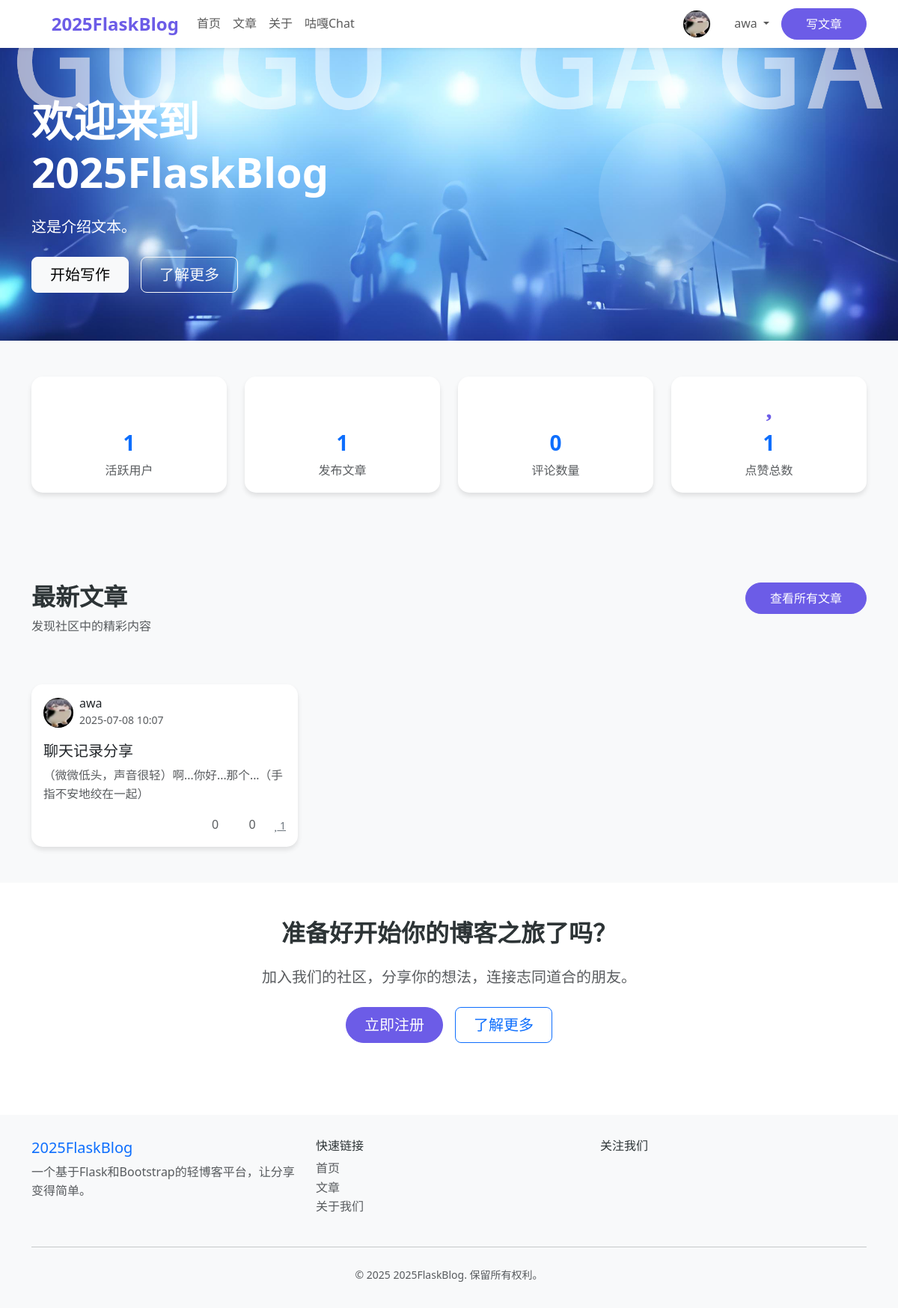
Page /index (signed in) on the committed database.
### app/models.py (models this page shows, shortened)
class User(UserMixin, db.Model):
    __tablename__ = 'users'
    id = db.Column(db.Integer, primary_key=True)
    username = db.Column(db.String(80), unique=True, nullable=False, index=True)
    email = db.Column(db.String(120), unique=True, nullable=False, index=True)
    password_hash = db.Column(db.String(255), nullable=False)
    first_name = db.Column(db.String(50), nullable=True)
    last_name = db.Column(db.String(50), nullable=True)
    bio = db.Column(db.Text, nullable=True)
    avatar_url = db.Column(db.String(255), nullable=True)
    is_active = db.Column(db.Boolean, default=True)
    is_admin = db.Column(db.Boolean, default=False)
    created_at = db.Column(db.DateTime, default=lambda: datetime.now(timezone.utc))
    updated_at = db.Column(db.DateTime, default=lambda: datetime.now(timezone.utc), onupdate=lambda: datetime.now(timezone.utc))
    last_login = db.Column(db.DateTime, nullable=True)
    posts = db.relationship('Post', backref='author', lazy='dynamic', cascade='all, delete-orphan')
    comments = db.relationship('Comment', backref='author', lazy='dynamic', cascade='all, delete-orphan')
    likes = db.relationship('Like', backref='author', lazy='dynamic', cascade='all, delete-orphan')

class Post(db.Model):
    __tablename__ = 'posts'
    id = db.Column(db.Integer, primary_key=True)
    title = db.Column(db.String(120), nullable=False)
    content = db.Column(db.Text, nullable=False)
    summary = db.Column(db.String(255))
    created_at = db.Column(db.DateTime, default=lambda: datetime.now(timezone.utc))
    updated_at = db.Column(db.DateTime, default=lambda: datetime.now(timezone.utc), onupdate=lambda: datetime.now(timezone.utc))
    views = db.Column(db.Integer, default=0)
    author_id = db.Column(db.Integer, db.ForeignKey('users.id'), nullable=False)
    is_published = db.Column(db.Boolean, default=True)
    is_featured = db.Column(db.Boolean, default=False)
    is_deleted = db.Column(db.Boolean, default=False)
    is_chat_share = db.Column(db.Boolean, default=False)  # 是否为聊天记录分享
    conversation_id = db.Column(db.Integer, db.ForeignKey('conversations.id'), nullable=True)  # 关联的聊天会话
    comments = db.relationship('Comment', backref='post', lazy='dynamic', cascade='all, delete-orphan')
    likes = db.relationship('Like', backref='post', lazy='dynamic', cascade='all, delete-orphan')
    conversation = db.relationship('Conversation', backref='shared_posts')  # 关联的聊天会话
    def get_comments_count(self):
        return self.comments.filter_by(is_approved=True, is_deleted=False).count()
    def get_likes_count(self):
        return self.likes.count()

### app/routes.py (the view)
@main_bp.route('/')
@main_bp.route('/index')
def index():
    posts = Post.query.filter_by(is_published=True, is_deleted=False).order_by(Post.created_at.desc()).limit(6).all()
    user_count = User.query.count()
    post_count = Post.query.filter_by(is_published=True, is_deleted=False).count()
    comment_count = Comment.query.count()
    like_count = Like.query.count()
    return render_template('index.html', posts=posts, user_count=user_count, post_count=post_count, comment_count=comment_count, like_count=like_count)

### app.py (called while the page is built)
@app.context_processor
def inject_user():
    return dict(current_user=current_user)

### app/__init__.py (called while the page is built)
def create_app(config_class=Config):
    app = Flask(__name__)
    app.config.from_object(config_class)
    db.init_app(app)
    login_manager.init_app(app)
    migrate.init_app(app, db)
    bcrypt.init_app(app)
    login_manager.login_view = 'main.login'
    login_manager.login_message = '请先登录才能访问此页面。'
    login_manager.login_message_category = 'info'
    @login_manager.user_loader
    def load_user(user_id):
        from app.models import User
        return User.query.get(int(user_id))
    from app.routes import main_bp
    from app.guga_chat import guga_chat_bp
    app.register_blueprint(main_bp)
    app.register_blueprint(guga_chat_bp)
    @app.template_filter('nl2br')
    def nl2br_filter(text):
        """将换行符转换为HTML的<br>标签"""
        if text is None:
            return ''
        return text.replace('\n', '<br>')
    return app

### app/templates/index.html (shortened to what this page needs)
{% extends "base.html" %}
{% block content %}
<section class="hero-section">
    <div class="container">
        <div class="row align-items-center">
            <div class="col-lg-6">
                <h1 class="display-4 fw-bold mb-4">欢迎来到2025FlaskBlog</h1>
                <p class="lead mb-4">这是介绍文本。</p>
                <div class="d-flex gap-3">
                    <a href="{{ url_for('main.create_post') }}" class="btn btn-light btn-lg px-4">开始写作</a>
                    <a href="{{ url_for('main.about') }}" class="btn btn-outline-light btn-lg px-4">了解更多</a>
                </div>
            </div>
            <div class="col-lg-6 text-center">
                <div class="position-relative">
                    <div class="bg-white bg-opacity-10 rounded-circle d-inline-block p-5">
                        <i class="fas fa-pen-fancy fa-6x text-white"></i>
                    </div>
                </div>
            </div>
        </div>
    </div>
</section>
<section class="py-5 bg-light">
    <div class="container">
        <div class="row text-center">
            <div class="col-md-3 mb-4">
                <div class="card border-0 bg-white">
                    <div class="card-body">
                        <i class="fas fa-users feature-icon"></i>
                        <h3 class="text-primary fw-bold">{{ user_count }}</h3>
                        <p class="text-muted mb-0">活跃用户</p>
                    </div>
                </div>
            </div>
            <div class="col-md-3 mb-4">
                <div class="card border-0 bg-white">
                    <div class="card-body">
                        <i class="fas fa-file-alt feature-icon"></i>
                        <h3 class="text-primary fw-bold">{{ post_count }}</h3>
                        <p class="text-muted mb-0">发布文章</p>
                    </div>
                </div>
            </div>
            <div class="col-md-3 mb-4">
                <div class="card border-0 bg-white">
                    <div class="card-body">
                        <i class="fas fa-comments feature-icon"></i>
                        <h3 class="text-primary fw-bold">{{ comment_count }}</h3>
                        <p class="text-muted mb-0">评论数量</p>
                    </div>
                </div>
            </div>
            <div class="col-md-3 mb-4">
                <div class="card border-0 bg-white">
                    <div class="card-body">
                        <i class="fas fa-heart feature-icon"></i>
                        <h3 class="text-primary fw-bold">{{ like_count }}</h3>
                        <p class="text-muted mb-0">点赞总数</p>
                    </div>
                </div>
            </div>
        </div>
    </div>
</section>
<section class="py-5 bg-light">
    <div class="container">
        <div class="row mb-5">
            <div class="col-lg-8">
                <h2 class="fw-bold">最新文章</h2>
                <p class="text-muted">发现社区中的精彩内容</p>
            </div>
            <div class="col-lg-4 text-lg-end">
                <a href="{{ url_for('main.post_list') }}" class="btn btn-primary">查看所有文章</a>
            </div>
        </div>
        <div class="row g-4">
            {% if posts %}
                {% for post in posts %}
                <div class="col-md-6 col-lg-4">
                    <a href="{{ url_for('main.post_detail', post_id=post.id) }}" class="text-decoration-none text-dark" style="display:block;height:100%">
                    <div class="card h-100 card-hover">
                        <div class="card-body">
                            <div class="d-flex align-items-center mb-3">
                                <img src="{{ post.author.avatar_url or url_for('static', filename='img/default_avatar.png') }}" class="rounded-circle me-2" alt="作者头像" width="40" height="40">
                                <div>
                                    <h6 class="mb-0">{{ post.author.username }}</h6>
                                    <small class="text-muted">{{ post.created_at.strftime('%Y-%m-%d %H:%M') }}</small>
                                </div>
                            </div>
                            <h5 class="card-title">
                                {{ post.title }}
                            </h5>
                            <div class="card-text text-muted flex-grow-1 article-preview" style="font-size: 0.98em; max-height: 4.5em; overflow: hidden; text-overflow: ellipsis; display: -webkit-box; -webkit-line-clamp: 3; -webkit-box-orient: vertical;">
                                {{ post.summary or post.content|striptags|truncate(60, True, '...')|replace('#','')|replace('*','')|replace('_','')|replace('`','')|replace('$','') }}
                            </div>
                            <div class="d-flex justify-content-between align-items-center mt-3">
                                <div class="d-flex gap-4 text-muted align-items-center fs-6">
                                    <span title="阅读数"><i class="fas fa-eye me-1"></i>{{ post.views or 0 }}</span>
                                    <span title="评论数"><i class="fas fa-comment me-1"></i>{{ post.get_comments_count() }}</span>
                                    <span title="点赞数">
                                        {% if current_user.is_authenticated %}
                                            <button class="btn btn-sm btn-link p-0 like-btn" data-post-id="{{ post.id }}" title="点赞" onclick="event.preventDefault(); event.stopPropagation();">
                                                <i class="fas fa-heart like-icon" id="like-icon-{{ post.id }}"></i>
                                                <span class="like-count" id="like-count-{{ post.id }}">{{ post.get_likes_count() }}</span>
                                            </button>
                                        {% else %}
                                            <i class="fas fa-heart me-1"></i>{{ post.get_likes_count() }}
                                        {% endif %}
                                    </span>
                                </div>
                            </div>
                        </div>
                    </div>
                    </a>
                </div>
                {% endfor %}
            {% else %}
                <div class="col-12">
                    <div class="alert alert-info text-center mb-0">
                        暂无文章。
                    </div>
                </div>
            {% endif %}
        </div>
    </div>
</section>
<section class="py-5">
    <div class="container">
        <div class="row justify-content-center">
            <div class="col-lg-8 text-center">
                <h2 class="fw-bold mb-4">准备好开始你的博客之旅了吗？</h2>
                <p class="lead text-muted mb-4">加入我们的社区，分享你的想法，连接志同道合的朋友。</p>
                <div class="d-flex gap-3 justify-content-center">
                    <a href="{{ url_for('main.register') }}" class="btn btn-primary btn-lg px-4">立即注册</a>
                    <a href="{{ url_for('main.about') }}" class="btn btn-outline-primary btn-lg px-4">了解更多</a>
                </div>
            </div>
        </div>
    </div>
</section>
{% endblock %}

### app/templates/base.html (shortened to what this page needs)
<!DOCTYPE html>
<html lang="zh-CN">
<head>
    <link href="{{ url_for('static', filename='css/bootstrap.min.css') }}" rel="stylesheet">
</head>
<body>
    <nav class="navbar navbar-expand-lg navbar-light bg-white shadow-sm sticky-top">
        <div class="container">
            <a class="navbar-brand" href="{{ url_for('main.index') }}">
                <i class="fas fa-blog me-2"></i>2025FlaskBlog
            </a>
            <div class="collapse navbar-collapse" id="navbarNav">
                <ul class="navbar-nav me-auto">
                    <li class="nav-item">
                        <a class="nav-link" href="{{ url_for('main.index') }}">首页</a>
                    </li>
                    <li class="nav-item">
                        <a class="nav-link" href="{{ url_for('main.post_list') }}">文章</a>
                    </li>
                    <li class="nav-item">
                        <a class="nav-link" href="{{ url_for('main.about') }}">关于</a>
                    </li>
                    <li class="nav-item">
                        <a class="nav-link" href="{{ url_for('main.guga') }}">咕嘎Chat</a>
                </ul>
                <ul class="navbar-nav">
                    {% if current_user.is_authenticated %}
                        <li class="nav-item d-flex align-items-center">
                            <a href="{{ url_for('main.user_profile', user_id=current_user.id) }}" class="nav-link p-0 me-2">
                                <img src="{{ current_user.avatar_url or url_for('static', filename='img/default_avatar.png') }}" alt="头像" class="rounded-circle" width="36" height="36" style="object-fit:cover;">
                            </a>
                        </li>
                        <li class="nav-item dropdown">
                            <a class="nav-link dropdown-toggle" href="#" id="navbarDropdown" role="button" data-bs-toggle="dropdown">
                                <i class="fas fa-user me-1"></i>{{ current_user.username }}
                            </a>
                        </li>
                        <li class="nav-item">
                            <a class="btn btn-primary ms-2" href="{{ url_for('main.create_post') }}">写文章</a>
                        </li>
                    {% endif %}
                </ul>
            </div>
        </div>
    </nav>
    <main>
        {% block content %}{% endblock %}
    </main>
    <footer class="footer">
        <div class="container">
            <div class="row">
                <div class="col-md-4">
                    <h5 class="text-primary">2025FlaskBlog</h5>
                    <p class="text-muted">一个基于Flask和Bootstrap的轻博客平台，让分享变得简单。</p>
                </div>
                <div class="col-md-4">
                    <h6>快速链接</h6>
                    <ul class="list-unstyled">
                        <li><a href="{{ url_for('main.index') }}" class="text-muted text-decoration-none">首页</a></li>
                        <li><a href="{{ url_for('main.post_list') }}" class="text-muted text-decoration-none">文章</a></li>
                        <li><a href="{{ url_for('main.about') }}" class="text-muted text-decoration-none">关于我们</a></li>
                    </ul>
                </div>
                <div class="col-md-4">
                    <h6>关注我们</h6>
                    <div class="d-flex gap-3">
                        <a href="#" class="text-muted"><i class="fab fa-github fa-lg"></i></a>
                        <a href="#" class="text-muted"><i class="fab fa-twitter fa-lg"></i></a>
                        <a href="#" class="text-muted"><i class="fab fa-linkedin fa-lg"></i></a>
                    </div>
                </div>
            </div>
            <hr class="my-4">
            <div class="text-center text-muted">
                <small>&copy; 2025 2025FlaskBlog. 保留所有权利。</small>
            </div>
        </div>
    </footer>
    <link rel="stylesheet" href="{{ url_for('static', filename='css/all.min.css') }}">
</body>
</html>

### rows in the picture
User: username "awa"
Post: author.username "awa", created_at "2025-07-08 10:07", title "聊天记录分享", summary+content "（微微低头，声音很轻）啊...你好...那个...（手指不安地绞在一起）", views "0", get_comments_count "0", get_likes_count "1"

### other values in the picture
{{ user_count }} "1"
{{ post_count }} "1"
{{ comment_count }} "0"
{{ like_count }} "1"
